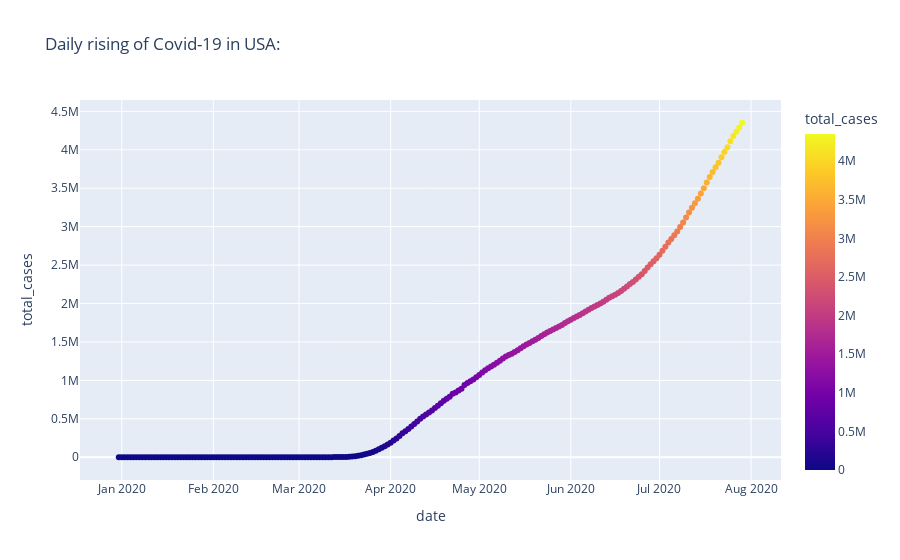

Notebook source saved alongside this figure:
### Code cell
#using plotly express for case visualization in USA 

fig = px.scatter(daily_usa,x="date",y="total_cases",color="total_cases",title="Daily rising of Covid-19 in USA:")
fig.show()
#NOTE: I used Total Cases as color in this case so that the color of the graph will be changing based on the cases
#Just hover on the graph to see the exact case per day in USA

### Figure 1 — Plotly figure (JSON) as saved in the notebook; plotly's stock layout.template omitted (floating-point values rounded to 4 significant figures; data arrays with more than 128 entries replaced by an {"elided": "..."} marker saying what was removed)
{"data": [{"hovertemplate": "date=%{x}<br>total_cases=%{marker.color}<extra></extra>", "legendgroup": "", "marker": {"color": {"elided": "212 int values"}, "coloraxis": "coloraxis", "symbol": "circle"}, "mode": "markers", "name": "", "orientation": "v", "showlegend": false, "type": "scatter", "x": {"elided": "212 str values"}, "xaxis": "x", "y": {"elided": "212 int values"}, "yaxis": "y"}], "layout": {"coloraxis": {"colorbar": {"title": {"text": "total_cases"}}, "colorscale": [[0, "#0d0887"], [0.1111, "#46039f"], [0.2222, "#7201a8"], [0.3333, "#9c179e"], [0.4444, "#bd3786"], [0.5556, "#d8576b"], [0.6667, "#ed7953"], [0.7778, "#fb9f3a"], [0.8889, "#fdca26"], [1, "#f0f921"]]}, "legend": {"tracegroupgap": 0}, "title": {"text": "Daily rising of Covid-19 in USA:"}, "xaxis": {"anchor": "y", "domain": [0, 1], "title": {"text": "date"}}, "yaxis": {"anchor": "x", "domain": [0, 1], "title": {"text": "total_cases"}}}}
